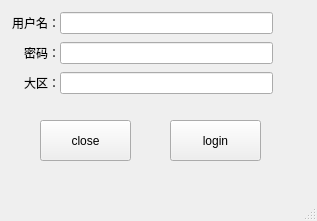
<?xml version="1.0" encoding="UTF-8"?>
<ui version="4.0">
 <class>MainWindow</class>
 <widget class="QMainWindow" name="MainWindow">
  <property name="geometry">
   <rect>
    <x>0</x>
    <y>0</y>
    <width>317</width>
    <height>221</height>
   </rect>
  </property>
  <property name="windowTitle">
   <string>MainWindow</string>
  </property>
  <widget class="QWidget" name="centralwidget">
   <widget class="QWidget" name="gridLayoutWidget">
    <property name="geometry">
     <rect>
      <x>12</x>
      <y>4</y>
      <width>261</width>
      <height>101</height>
     </rect>
    </property>
    <layout class="QGridLayout" name="gridLayout">
     <property name="spacing">
      <number>0</number>
     </property>
     <item row="0" column="0">
      <widget class="QLabel" name="label">
       <property name="text">
        <string>用户名：</string>
       </property>
       <property name="alignment">
        <set>Qt::AlignRight|Qt::AlignTrailing|Qt::AlignVCenter</set>
       </property>
      </widget>
     </item>
     <item row="1" column="1">
      <widget class="QLineEdit" name="lineEdit"/>
     </item>
     <item row="0" column="1">
      <widget class="QLineEdit" name="lineEdit_2"/>
     </item>
     <item row="1" column="0">
      <widget class="QLabel" name="label_2">
       <property name="text">
        <string>密码：</string>
       </property>
       <property name="alignment">
        <set>Qt::AlignRight|Qt::AlignTrailing|Qt::AlignVCenter</set>
       </property>
      </widget>
     </item>
     <item row="2" column="0">
      <widget class="QLabel" name="label_3">
       <property name="text">
        <string>大区：</string>
       </property>
       <property name="alignment">
        <set>Qt::AlignRight|Qt::AlignTrailing|Qt::AlignVCenter</set>
       </property>
      </widget>
     </item>
     <item row="2" column="1">
      <widget class="QLineEdit" name="lineEdit_3"/>
     </item>
    </layout>
   </widget>
   <widget class="QPushButton" name="pushButton_2">
    <property name="geometry">
     <rect>
      <x>170</x>
      <y>120</y>
      <width>91</width>
      <height>41</height>
     </rect>
    </property>
    <property name="text">
     <string>login</string>
    </property>
   </widget>
   <widget class="QPushButton" name="pushButton">
    <property name="geometry">
     <rect>
      <x>40</x>
      <y>120</y>
      <width>91</width>
      <height>41</height>
     </rect>
    </property>
    <property name="text">
     <string>close</string>
    </property>
   </widget>
  </widget>
  <widget class="QMenuBar" name="menubar">
   <property name="geometry">
    <rect>
     <x>0</x>
     <y>0</y>
     <width>317</width>
     <height>22</height>
    </rect>
   </property>
  </widget>
  <widget class="QStatusBar" name="statusbar"/>
 </widget>
 <resources/>
 <connections/>
</ui>
